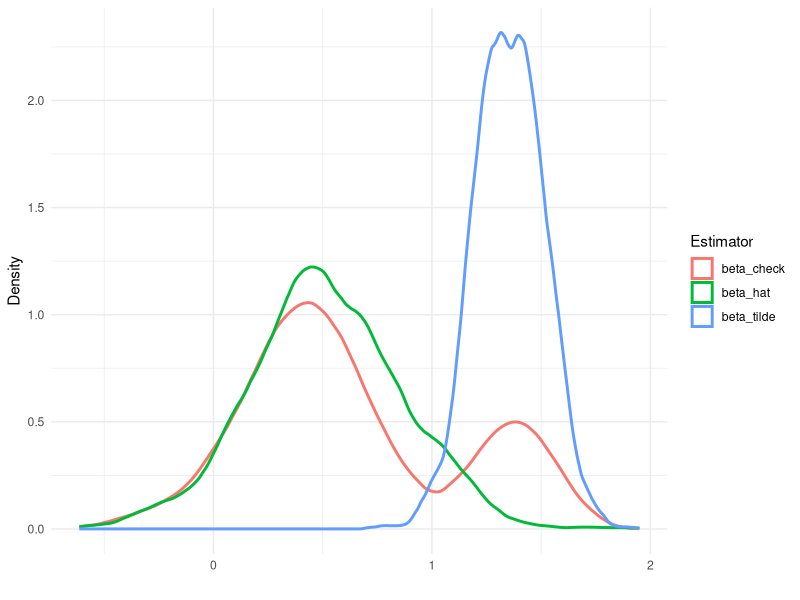

This chart was generated by the following R code:
###############################################################################
# Author: Paul R. Organ
# Purpose: ECON 675, PS4
# Last Update: Oct 25, 2018
###############################################################################
# Preliminaries
options(stringsAsFactors = F)

# packages
require(tidyverse) # data cleaning and manipulation
require(magrittr)  # syntax
require(ggplot2)   # plots
require(sandwich)  # robust standard errors
require(xtable)    # tables for LaTeX
require(boot)      # bootstrapping
require(MatchIt)   # matching

setwd('C:/Users/prorgan/Box/Classes/Econ 675/Problem Sets/PS4')

###############################################################################
### Question 2: Estimating Average Treatment Effects
###############################################################################
# Q2 setup

# load data
df <- read_csv('LaLonde_all.csv')

# add treatment variable in expanded dataset
df %<>% mutate(t = ifelse(treat == 1, 1, 0))

# add other variables we will use in the analysis
df %<>% mutate(logre74 = log(re74 + 1), logre75 = log(re75 + 1),
               age2 = age^2, educ2 = educ^2, age3 = age^3,
               bXu74 = black * u74, eXre74 = educ * logre74)

# empty s to fill with results (1 + 6*3)
ate <- matrix(NA, nrow=19,ncol=8) %>% as.data.frame

# add headings
names(ate) <- c('e_tau', 'e_se', 'e_CI_l', 'e_CI_h', 'p_tau', 'p_se', 'p_CI_l', 'p_CI_h')

# we need one for ATE, one for ATT
att <- ate

# define three model specifications
va <- c('age', 'educ', 'black', 'hisp', 'married',
        'nodegr', 'logre74', 'logre75')
vb <- c(va, 'age2', 'educ2', 'u74', 'u75')
vc <- c(vb, 'age3', 'bXu74', 'eXre74')

a <- paste('re78', paste(c('t', va),
                         collapse = ' + '), sep = ' ~ ') %>% as.formula()
b <- paste('re78', paste(c('t', vb),
                         collapse = ' + '), sep = ' ~ ') %>% as.formula()
c <- paste('re78', paste(c('t', vc),
                         collapse = ' + '), sep = ' ~ ') %>% as.formula()

ta <- paste('t', paste(va,collapse = ' + '), sep = ' ~ ') %>% as.formula()
ta <- paste('t', paste(vb, collapse = ' + '), sep = ' ~ ') %>% as.formula()
ta <- paste('t', paste(vc, collapse = ' + '), sep = ' ~ ') %>% as.formula()
  
rm(va, vb, vc)

###############################################################################
# Q2.1: Difference-in-Means

# experimental data
r1e <- lm(re78 ~ t, data = df %>% filter(treat != 2))

# extract tau
ate$e_tau[1]  <- r1e$coefficients['t']

# hederosketastic robust standard errors
ate$e_se[1]   <- diag(vcovHC(r1e, type = "HC2")) %>% sqrt() %>% .['t']

# PSID data
r1p <- lm(re78 ~ t, data = df %>% filter(treat != 0))

# extract tau
ate$p_tau[1]  <- r1p$coefficients['t']

# hederosketastic robust standard errors
ate$p_se[1]   <- diag(vcovHC(r1p, type = "HC2")) %>% sqrt() %>% .['t']

# ATE and ATT are same here
att[1,] <- ate[1,]

###############################################################################
# Q2.2: Linear Least-Squares

# three specifications for each

# OLS for experimental data
r2ea <- lm(a, data = df %>% filter(treat != 2))
r2eb <- lm(b, data = df %>% filter(treat != 2))
r2ec <- lm(c, data = df %>% filter(treat != 2))

# extract tau
ate$e_tau[2]  <- r2ea$coefficients['t']
ate$e_tau[3]  <- r2eb$coefficients['t']
ate$e_tau[4]  <- r2ec$coefficients['t']

# robust standard errors 
ate$e_se[2]   <- diag(vcovHC(r2ea, type = "HC1")) %>% sqrt() %>% .['t']
ate$e_se[3]   <- diag(vcovHC(r2eb, type = "HC1")) %>% sqrt() %>% .['t']
ate$e_se[4]   <- diag(vcovHC(r2ec, type = "HC1")) %>% sqrt() %>% .['t']

# OLS for PSID data
r2pa <- lm(a, data = df %>% filter(treat != 0))
r2pb <- lm(b, data = df %>% filter(treat != 0))
r2pc <- lm(c, data = df %>% filter(treat != 0))

# extract tau
ate$p_tau[2]  <- r2pa$coefficients['t']
ate$p_tau[3]  <- r2pb$coefficients['t']
ate$p_tau[4]  <- r2pc$coefficients['t']

# robust standard errors 
ate$p_se[2]   <- diag(vcovHC(r2pa, type = "HC1")) %>% sqrt() %>% .['t']
ate$p_se[3]   <- diag(vcovHC(r2pb, type = "HC1")) %>% sqrt() %>% .['t']
ate$p_se[4]   <- diag(vcovHC(r2pc, type = "HC1")) %>% sqrt() %>% .['t']

# again, ATE is same as ATT here
att[2:4,] <- ate[2:4,]

###############################################################################
# Q2.3: Regression Imputation


###############################################################################
# Q2.4: Inverse Probability Weighting

###############################################################################
# Q2.5: Doubly Robust

###############################################################################
# Q2.6: Nearest Neighbor Matching

# this may be useful:
# https://cran.r-project.org/web/packages/MatchIt/vignettes/matchit.pdf

# also this:
# https://www.r-bloggers.com/using-the-r-matchit-package-for-propensity-score-analysis/

# don't think this is right...
r6ea_p <- matchit(ta, data = df %>% filter(treat != 2), method = 'nearest')
df_r6ea <- match.data(r6ea_p)
mean(df_r6ea$re78[df_r6ea$t==1])-mean(df_r6ea$re78[df_r6ea$t==0])
t.test(df_r6ea$re78[df_r6ea$t==1],df_r6ea$re78[df_r6ea$t==0])

###############################################################################
# Q2.7: Propensity Score Matching

###############################################################################
# Q2 final steps

# confidence intervals
ate %<>% mutate(e_CI_l = e_tau - 1.96*e_se,
                e_CI_h = e_tau + 1.96*e_se,
                p_CI_l = p_tau - 1.96*p_se,
                p_CI_h = p_tau + 1.96*p_se)

att %<>% mutate(e_CI_l = e_tau - 1.96*e_se,
                e_CI_h = e_tau + 1.96*e_se,
                p_CI_l = p_tau - 1.96*p_se,
                p_CI_h = p_tau + 1.96*p_se)

###############################################################################
### Question 3: Post-model Selection Inference
###############################################################################
# Q3 setup
rm(list = ls())
gc()

###############################################################################
# Q3.1: Summary Statistics and Kernel Density Plots

# replications
M <- 1000

# sample size
n <- 50

# define data generating process
dgp <- function(n){
  x   <- rnorm(n,0,1)
  z   <- .85*x + sqrt(1-.85)*rnorm(n,0,1)
  eps <- rnorm(n,0,1)
  
  y = 1 + .5*x + z + eps
  
  out = data.frame(y=y,x=x,z=z)
  
  return(out)
}

# empty matrix to store estimates
est <- matrix(NA, nrow=M, ncol = 3)

# replicate M times and save estimates
set.seed(22)
for(i in 1:M){
  # generate sample
  df <- dgp(n)
  
  # run 'long' regression: Equation (2)
  long <- lm(y ~ x + z, data = df)
  
  # extract first estimate
  beta_hat <- long$coefficients['x']
  est[i,1] <- beta_hat
  
  # save gamma over se gamma (using robust std errors)
  gamma_hat <- long$coefficients['z']
  gamma_se  <- sqrt(vcovHC(long, 'HC1')['z','z'])
  tstat <- gamma_hat/gamma_se
  
  # run 'short' regression: Equation (3)
  short <- lm(y ~ x, data = df)
  
  # extract second estimate
  beta_tilde <- short$coefficients['x']
  est[i,2]   <- beta_tilde
  
  # save third estimate (beta_check) based on t-stat on gamma
  est[i,3] <- ifelse(tstat >= 1.96, beta_hat, beta_tilde)
}

# summary statistic of distribution of each of the estimators
tab <- matrix(NA,nrow=4,ncol=3)
for(i in 1:3){
  tab[1,i] <- min(est[,i])
  tab[2,i] <- mean(est[,i])
  tab[3,i] <- median(est[,i])
  tab[4,i] <- max(est[,i])
}

# add labels
rownames(tab) <- c('min', 'mean', 'median', 'max')
colnames(tab) <- c('beta_hat', 'beta_tilde', 'beta_check')

# write to LaTeX
xtable(tab %>% round(3))

# kernel density plots
est %<>% as.data.frame
names(est) <- c('beta_hat', 'beta_tilde', 'beta_check')
est <- gather(est, key = 'Estimator', value = 'x')

# plot kernel densities
p <- ggplot(est, aes(x = x, group = Estimator, color = Estimator)) +
  geom_density(kernel = 'epanechnikov', size = 1) +
  theme_minimal() +
  labs(x = '', y = 'Density')
p

# save for LaTeX
ggsave('q3_1_R.png')

###############################################################################
# Q3.2: Empirical Coverage Rates

# tbd, think maybe need to do this in the for-loop above
# each iteration, check coverage?

###############################################################################
